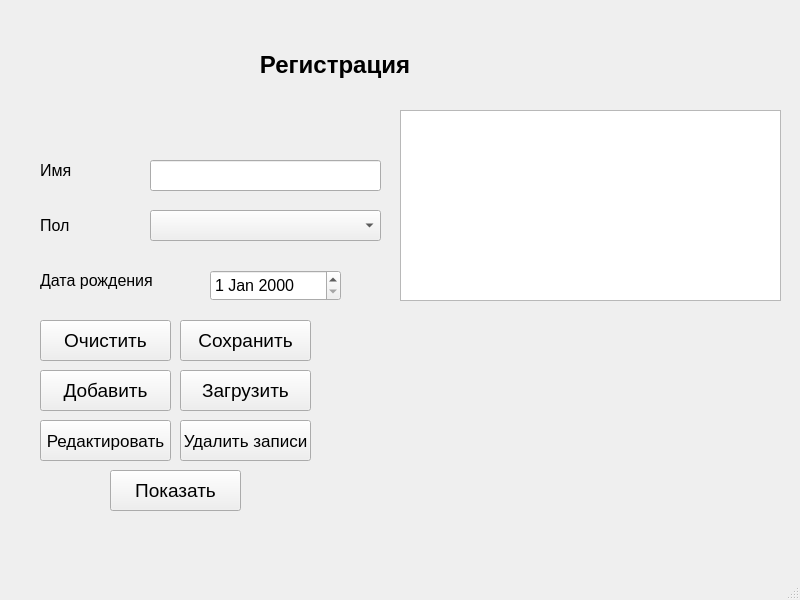
<?xml version="1.0" encoding="UTF-8"?>
<ui version="4.0">
 <class>MainWindow</class>
 <widget class="QMainWindow" name="MainWindow">
  <property name="geometry">
   <rect>
    <x>0</x>
    <y>0</y>
    <width>800</width>
    <height>600</height>
   </rect>
  </property>
  <property name="windowTitle">
   <string>Qt Lesson2</string>
  </property>
  <widget class="QWidget" name="centralwidget">
   <widget class="QComboBox" name="comboBox_Sex">
    <property name="geometry">
     <rect>
      <x>150</x>
      <y>210</y>
      <width>231</width>
      <height>31</height>
     </rect>
    </property>
    <property name="currentIndex">
     <number>-1</number>
    </property>
    <property name="placeholderText">
     <string>Выбирайте пол</string>
    </property>
    <item>
     <property name="text">
      <string>Мужской</string>
     </property>
    </item>
    <item>
     <property name="text">
      <string>Женский</string>
     </property>
    </item>
    <item>
     <property name="text">
      <string>Не определился</string>
     </property>
    </item>
   </widget>
   <widget class="QPushButton" name="button_Save">
    <property name="geometry">
     <rect>
      <x>180</x>
      <y>320</y>
      <width>131</width>
      <height>41</height>
     </rect>
    </property>
    <property name="font">
     <font>
      <pointsize>14</pointsize>
     </font>
    </property>
    <property name="text">
     <string>Сохранить</string>
    </property>
   </widget>
   <widget class="QLabel" name="label_Title">
    <property name="geometry">
     <rect>
      <x>210</x>
      <y>30</y>
      <width>250</width>
      <height>70</height>
     </rect>
    </property>
    <property name="font">
     <font>
      <pointsize>18</pointsize>
      <weight>75</weight>
      <bold>true</bold>
     </font>
    </property>
    <property name="text">
     <string>Регистрация</string>
    </property>
    <property name="alignment">
     <set>Qt::AlignCenter</set>
    </property>
   </widget>
   <widget class="QLabel" name="label_Name">
    <property name="geometry">
     <rect>
      <x>40</x>
      <y>160</y>
      <width>71</width>
      <height>21</height>
     </rect>
    </property>
    <property name="font">
     <font>
      <pointsize>12</pointsize>
     </font>
    </property>
    <property name="text">
     <string>Имя</string>
    </property>
   </widget>
   <widget class="QLabel" name="label_Sex">
    <property name="geometry">
     <rect>
      <x>40</x>
      <y>210</y>
      <width>71</width>
      <height>31</height>
     </rect>
    </property>
    <property name="font">
     <font>
      <pointsize>12</pointsize>
     </font>
    </property>
    <property name="text">
     <string>Пол</string>
    </property>
   </widget>
   <widget class="QLineEdit" name="input_Name">
    <property name="geometry">
     <rect>
      <x>150</x>
      <y>160</y>
      <width>231</width>
      <height>31</height>
     </rect>
    </property>
    <property name="font">
     <font>
      <pointsize>12</pointsize>
     </font>
    </property>
   </widget>
   <widget class="QLabel" name="label_BirthDay">
    <property name="geometry">
     <rect>
      <x>40</x>
      <y>270</y>
      <width>161</width>
      <height>21</height>
     </rect>
    </property>
    <property name="font">
     <font>
      <pointsize>12</pointsize>
     </font>
    </property>
    <property name="text">
     <string>Дата рождения</string>
    </property>
   </widget>
   <widget class="QDateEdit" name="date_BirthDay">
    <property name="geometry">
     <rect>
      <x>210</x>
      <y>270</y>
      <width>131</width>
      <height>31</height>
     </rect>
    </property>
    <property name="font">
     <font>
      <pointsize>12</pointsize>
     </font>
    </property>
   </widget>
   <widget class="QPushButton" name="button_Clear">
    <property name="geometry">
     <rect>
      <x>40</x>
      <y>320</y>
      <width>131</width>
      <height>41</height>
     </rect>
    </property>
    <property name="font">
     <font>
      <pointsize>14</pointsize>
     </font>
    </property>
    <property name="text">
     <string>Очистить</string>
    </property>
   </widget>
   <widget class="QLabel" name="label_AllPersons">
    <property name="geometry">
     <rect>
      <x>400</x>
      <y>320</y>
      <width>381</width>
      <height>191</height>
     </rect>
    </property>
    <property name="text">
     <string/>
    </property>
   </widget>
   <widget class="QPushButton" name="button_ShowAllPersons">
    <property name="geometry">
     <rect>
      <x>110</x>
      <y>470</y>
      <width>131</width>
      <height>41</height>
     </rect>
    </property>
    <property name="font">
     <font>
      <pointsize>14</pointsize>
     </font>
    </property>
    <property name="text">
     <string>Показать</string>
    </property>
   </widget>
   <widget class="QPushButton" name="AddItem">
    <property name="geometry">
     <rect>
      <x>40</x>
      <y>370</y>
      <width>131</width>
      <height>41</height>
     </rect>
    </property>
    <property name="font">
     <font>
      <pointsize>14</pointsize>
     </font>
    </property>
    <property name="text">
     <string>Добавить</string>
    </property>
   </widget>
   <widget class="QPushButton" name="pushButton_2">
    <property name="geometry">
     <rect>
      <x>180</x>
      <y>370</y>
      <width>131</width>
      <height>41</height>
     </rect>
    </property>
    <property name="font">
     <font>
      <pointsize>14</pointsize>
     </font>
    </property>
    <property name="text">
     <string>Загрузить</string>
    </property>
   </widget>
   <widget class="QPushButton" name="pushButton_3">
    <property name="geometry">
     <rect>
      <x>180</x>
      <y>420</y>
      <width>131</width>
      <height>41</height>
     </rect>
    </property>
    <property name="font">
     <font>
      <pointsize>13</pointsize>
     </font>
    </property>
    <property name="text">
     <string>Удалить записи</string>
    </property>
   </widget>
   <widget class="QListWidget" name="listWidget">
    <property name="geometry">
     <rect>
      <x>400</x>
      <y>110</y>
      <width>381</width>
      <height>191</height>
     </rect>
    </property>
   </widget>
   <widget class="QPushButton" name="pushButton_4">
    <property name="geometry">
     <rect>
      <x>40</x>
      <y>420</y>
      <width>131</width>
      <height>41</height>
     </rect>
    </property>
    <property name="font">
     <font>
      <pointsize>13</pointsize>
     </font>
    </property>
    <property name="text">
     <string>Редактировать</string>
    </property>
   </widget>
  </widget>
  <widget class="QMenuBar" name="menubar">
   <property name="geometry">
    <rect>
     <x>0</x>
     <y>0</y>
     <width>800</width>
     <height>20</height>
    </rect>
   </property>
  </widget>
  <widget class="QStatusBar" name="statusbar"/>
 </widget>
 <resources/>
 <connections/>
</ui>
